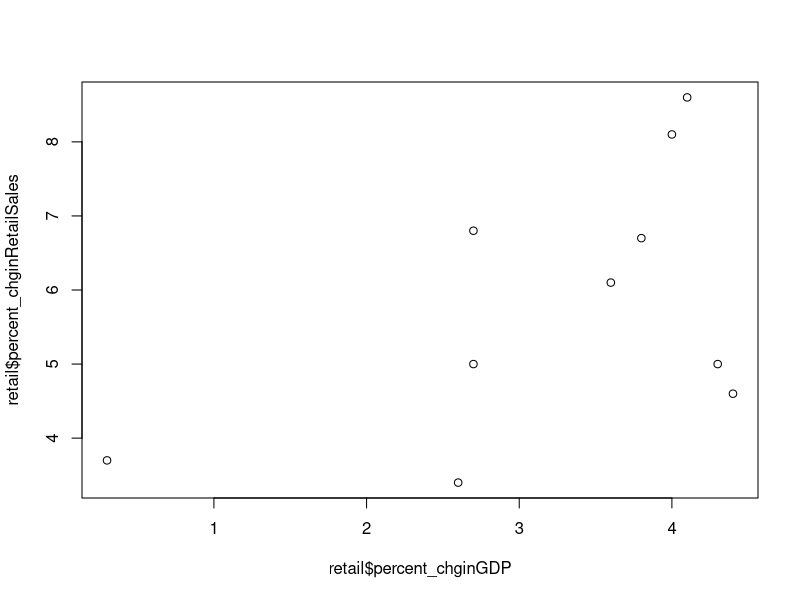
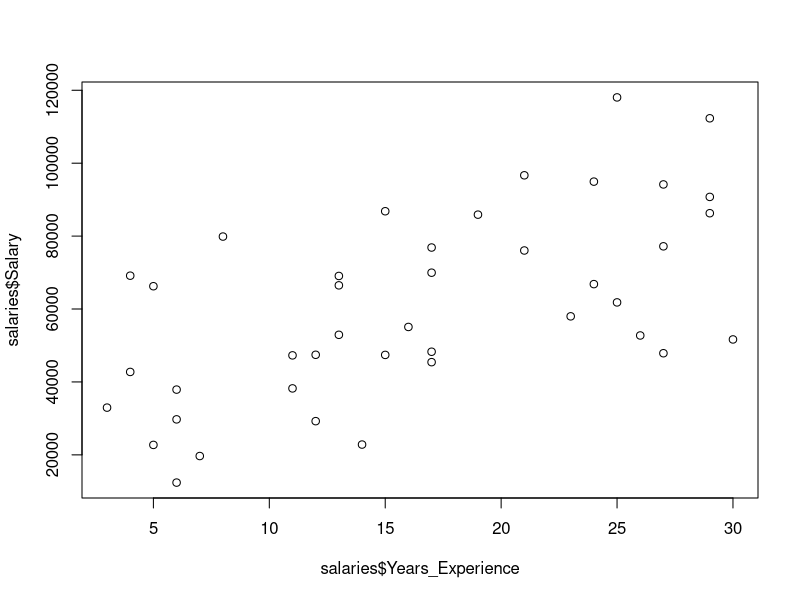
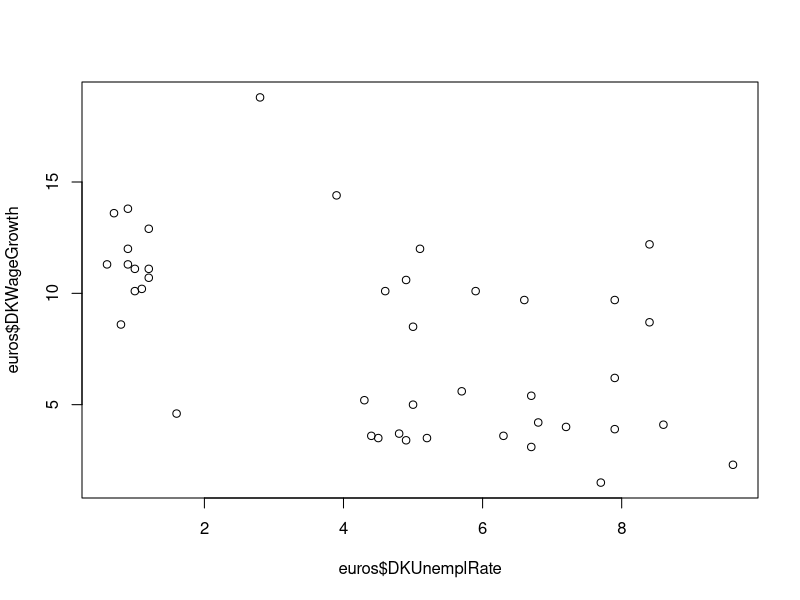
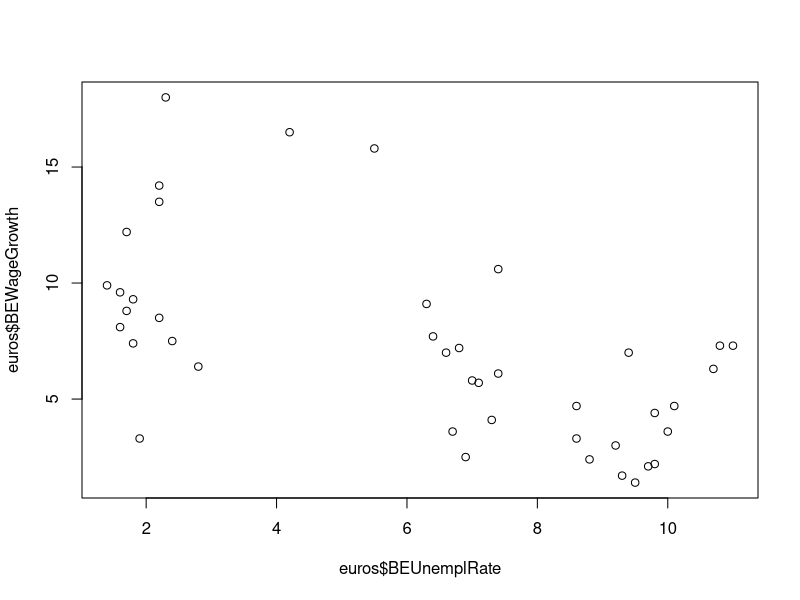

Generate these figures, in order, with R:
#1a
retail = read.csv('retailsales.csv')
plot(retail$percent_chginGDP, retail$percent_chginRetailSales)

retailreg = lm(percent_chginRetailSales~percent_chginGDP, data=retail)
summary(retailreg)

#1b
predictions = predict(retailreg)
se = sqrt(sum((retail$percent_chginRetailSales-predictions)^2)/8)
# se = 1.601517
# ChangeInRetail = 3.4255 + 0.7306 * (changeInGDP) + 1.602

#1c
# estimated change per one percent increase in GDP is 0.7306

#1d
interval1 = 0.7306 + qt(0.025, 8) * 0.4301
interval2 = 0.7306 - qt(0.025, 8) * 0.4301
print(interval1)
print(interval2)
# 95 percent confidence interval = [-0.2612124, 1.722412]

#1e
interval1 = 0.7306 + qt(0.05, 8) * 0.4301
interval2 = 0.7306 - qt(0.05, 8) * 0.4301
print(interval1)
print(interval2)
# 90 percent confidence interval = [-0.06919161, 1.530392]

#1f
summary(retailreg)
#H0 : slope = 0
#H1: slope not equal to 0
# t value
0.7306/0.4301 
#p-value
2 * pt(-1.699, 8)
# cannot reject the null hypothesis, 0.1278 > 0.05

#2a
newdata=data.frame(percent_chginGDP=3.0)
predict(retailreg, newdata=newdata, se.fit=TRUE)
# 5.617346 percent change in Retail Sales

#2b
se = sqrt(0.5177329^2+ 1.601517^2)
#se = 1.683123
interval1 = 5.617346 + qt(0.025, 8) * se
interval2 = 5.617346 - qt(0.025, 8) * se
print(interval1)
print(interval2)
# 95 percent confidence level for estimate = [1.736057, 9.498635]

#2c
interval1 = 5.617346 + qt(0.01, 8) * se
interval2 = 5.617346 - qt(0.01, 8) * se
print(interval1)
print(interval2)
# 98 percent confidence level for estimate = [0.7422476, 10.49244]

#2d
1-pnorm(8.5, 5.617346, sd=1.683123)
# Probability that change in retail sales will be greater than 8.5 percent = 0.04338555 (or 4.338 %)

#2e
# Slope is not statistically significant.
# Furthermore, the regression SE is 1.601517 and results in a large confidence interval
# relative to estimated mean of 5.617346, introducing
# noise and suggesting that the model is not good for prediction.

#3a
salaries = read.csv('salaries.csv')
plot(salaries$Years_Experience, salaries$Salary)

salreg = lm(Salary~Years_Experience, data=salaries)
summary(salreg)

#3b
predictions = predict(salreg)
se = sqrt(sum((salaries$Salary-predictions)^2)/39)
#se = 20556.09
# Salary = 30256.0 + 1853.6 * (Years_Experience) + 20560

#3c 
# Effect of one more year of experience is $1853.6 more added to salary.

#3d
interval1 = 1853.6 + qt(0.025, 39) * 387.1
interval2 = 1853.6 - qt(0.025, 39) * 387.1
print(interval1)
print(interval2)
# 95 percent confidence interval = [1070.62, 2636.58]

#3e
interval1 = 1853.6 + qt(0.005, 39) * 387.1
interval2 = 1853.6 - qt(0.005, 39) * 387.1
print(interval1)
print(interval2)
# 99 percent confidence interval = [805.3668, 2901.833]

#3f
2 * pt(-4.789, 39)
#strong evidence against the null hypothesis: 2.431676e-05 < 0.05

#4a
newdata=data.frame(Years_Experience=9)
predict(salreg, newdata=newdata, se.fit=TRUE)
# Salary of worker with nine years' experience = $46938.54

#4b
se = sqrt(4306.287^2+ 20556.09^2)
interval1 = 46938.54 + qt(0.025, 39) * se
interval2 = 46938.54 - qt(0.025, 39) * se
print(interval1)
print(interval2)
# 95 percent confidence level for estimate = [4457.362, 89419.72]

#4c
se = sqrt(4306.287^2+ 20556.09^2)
interval1 = 46938.54 + qt(0.125, 39) * se
interval2 = 46938.54 - qt(0.125, 39) * se
print(interval1)
print(interval2)
# 75 percent confidence level for estimate = [22413.23, 71463.85]

#4d
se = sqrt(4306.287^2+ 20556.09^2)
interval1 = 46938.54 + qt(0.05, 39) * se
interval2 = 46938.54 - qt(0.05, 39) * se
print(interval1)
print(interval2)
# 90 percent confidence level for estimate = [11552.27, 82324.81]

#4e
# Slope is statistically significant according to the summary, so we can be fairly confident
# that work experience is related to salary.
# However, regression SE is 20556.09, resulting in very large confidence intervals around the predictions
# and creating a lot of noise. The model is not very good for making predictions due to the noise.

#5a
euros = read.csv('eurodata.csv')
plot(euros$DKUnemplRate, euros$DKWageGrowth)
DKreg = lm(DKWageGrowth~DKUnemplRate, data=euros)
plot(euros$BEUnemplRate, euros$BEWageGrowth)
BEreg = lm(BEWageGrowth~BEUnemplRate, data=euros)
summary(DKreg)
summary(BEreg)

#5b
#equation for Denmark
predictions = predict(DKreg)
se = sqrt(sum((euros$DKWageGrowth-predictions)^2)/40)
#se = 3.48
# DKWage = 11.8021 - 0.8270 * (DKUnempl) + 3.48 

#equation for Belgium
predictions = predict(BEreg)
se = sqrt(sum((euros$BEWageGrowth-predictions)^2)/40)
#se = 3.376
# BEWage = 11.6489 - 0.7329 * (BEUnempl) + 3.376

#5c
# Denmark:
# For every one percentage point increase in unemployment, there is a 0.8270 increase in wages.

# Belgium:
# For every one percentage point increase in unemployment, there is a 0.7329 increase in wages.

#5d
# Denmark: 
interval1 = 0.8270 + qt(0.025, 40) * 0.1958
interval2 = 0.8270 - qt(0.025, 40) * 0.1958
print(interval1)
print(interval2)
# 95 percent confidence interval for Denmark: [0.4312734, 1.222727]

# Belgium:
interval1 = 0.7329 + qt(0.025, 40) * 0.1585
interval2 = 0.7329 - qt(0.025, 40) * 0.1585
print(interval1)
print(interval2)
# 95 percent confidence interval for Belgium: [0.4125596, 1.05324]

#5e
newdata=data.frame(DKUnemplRate=3)
predict(DKreg, newdata=newdata, se.fit=TRUE)
# Wage growth predicted to increase by 9.321161.

newdata=data.frame(BEUnemplRate=3)
predict(BEreg, newdata=newdata, se.fit=TRUE)
# Wage growth predicted to increase by 9.45022.

#5f
# Denmark
se = sqrt(0.6161303^2+ 3.47998^2)
interval1 = 9.321161 + qt(0.05, 40) * se
interval2 = 9.321161 - qt(0.05, 40) * se
print(interval1)
print(interval2)
# 90 percent confidence interval = [3.37026, 15.27206] 

# Belgium
se = sqrt(0.7219863^2+ 3.375837^2)
interval1 = 9.45022 + qt(0.05, 40) * se
interval2 = 9.45022 - qt(0.05, 40) * se
print(interval1)
print(interval2)
# 90 percent confidence interval = [3.637265, 15.26318]


